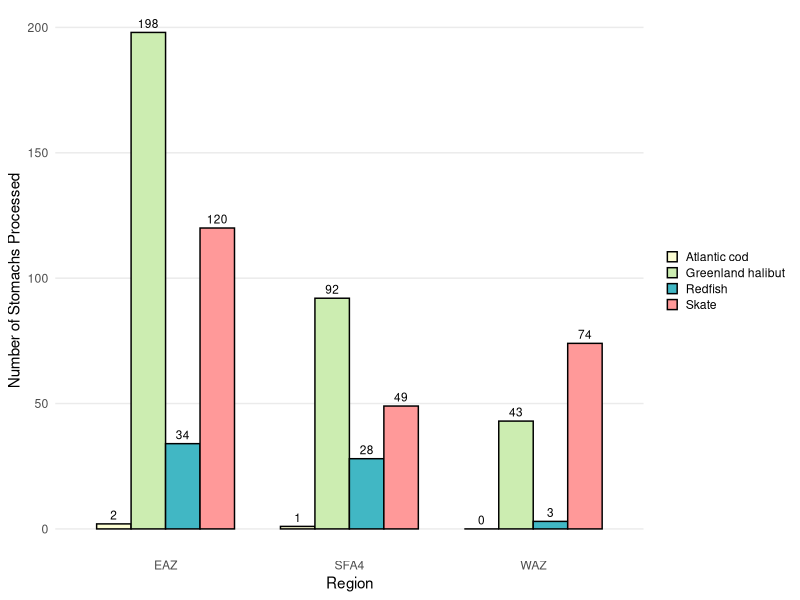

R code for this plot:
################################################################################
################################################################################
#                   Figure 4 Bar Samples per Zone - FINAL
################################################################################
################################################################################


# Author: Krista Kenyon (KAK)
# Date Created: May 10/2024
# Date Last Modified: June 14/2024 by KAK

# Document Purpose: Working document for creating the Figure 4 grouped bar chart.
    # Working in code is simpler and faster here than in the R Markdown document
        # R Markdown places code results below chunks, which can mean a lot of scrolling
        # Not worried about accidentally knitting the whole document when testing out different code chunks
    # Current version is up to date clean code.

# Document Sections:
    # Remaining Tasks
    # Load Libraries & Base Data
    # Code Chunk: Creating the Grouped Bar Figure
    # Additional Notes

# Code Chunk was transferred into the R Markdown Chunk 4: samples-zone


# To see tutorials, key webpages, and key videos I used to create and format the 
# bar chart, please see the 'Draft_Script_Fig04_Bar-sample-region.R' in the 'Draft Code' folder

# Those notes include sites and tutorials that assisted me with:
    # Creating figure dataset
    # GGPLOT2 Code for Grouped Pie Charts
    # additional ggplot2 arguments not used in this chart


################################################################################
#                            Remaining Tasks 
################################################################################


# cleaning up the code


################################################################################
#                         Load Libraries & Base Data          
################################################################################


### load libraries

library(ggplot2) 
library(tidyverse)
library(dplyr)
library(reshape2) 
library(viridis)                 # Fig 5 - color blind friendly palette
# library(ggrepel)               # formats figure labels so they don't overlap                   



### import data

prey <- read.csv('data/processed/2019_basePrey.csv')
pred <- read.csv('data/processed/2019_basePred.csv')


################################################################################
#                Code Chunk: Creating Fig 4 Grouped-Bar Chart 
################################################################################


# The purpose of this code chunk is to create Figure 4

# The sections of this code chunk are:
    # Creating a new dataframe for Figure 4
    # Creating and Formatting Figure 4 grouped-bar chart


################### Creating New Dataframe for Fig 4 ###########################


# This dataframe will detail the total sum of stomachs sampled per predator category in each region

# All code to check dataframe structure are commented out. If not they will produce outputs into the report.

# New Dataframe structure will need:
    # Two categorical variables:
        # x-axis: regions
        # fill: predator category
    # One numerical variable: 
        # y-axis: total samples per predator species per region

# library(reshape2) 
    # included in code chunk 'r setup'



### create Fig 4 dataframe: sum stomach samples per species, per region

wide.data <- dcast(pred, region~pred.name, value.var="sampled.stomach", sum)
    # creates a dataframe in a 'wide format' and we will want a 'long format' dataframe
    # Tutorial 1 in Fig 4 draft code doc

# wide.data



### converting 'wide format' to 'long format'

region.total <- melt(data = wide.data,                       # melt() converts from wide format (species spread across rows) to long format (species compiled into one row)
                     id.vars = "region",                     # id.vars : vector of variables I want to stack
                     measured.vars = c("Atlantic cod",       # measured.vars : identifies the columns that have the data I want to stack
                                       "Greenland halibut", 
                                       "Redfish", "Skate"),
                     variable.name = "pred.name",            # variable.name : what I want to call the stacked column
                     value.name = "stomach.sum")             # value.name : name of the column of my stacked measurements in my output data frame
    # Tutorial 2 in Fig 4 draft code doc
    
# region.total



### Checking Final Database Structure

# str(region.total)



### Saving Final Dataframe Structure 

# 'data.frame':	12 obs. of  3 variables:
# $ region     : chr  "EAZ" "SFA4" "WAZ" "EAZ" ...
# $ pred.name  : Factor w/ 4 levels "Atlantic cod",..: 1 1 1 2 2 2 3 3 3 4 ...
# $ stomach.sum: num  2 1 0 198 92 43 34 28 3 120 ...



### Exporting Figure 4 Dataframe

write.csv(region.total, 
          file="data/processed/2019_F4_region.total.csv",
          row.names = FALSE)


############### Building and Formatting the Grouped Bar Chart ##################


### Load Fig 4 dataframe

#region.total <- read.csv('data/processed/2019_F4_region.total.csv')



### Grouped Bar Chart

ggplot(data = region.total,
       aes(fill=pred.name, y=stomach.sum, x=region)) + 
  
  geom_bar(position = position_dodge(),                          # makes the bars beside each other while being compatible with more additional arguments than: position = "dodge"
           width = 0.75,                                         # defines width of bars
           stat="identity",
           color = "black") +                                    # makes black boarders around bars
  
  geom_text(aes(label = stomach.sum),                            # label bar chats based on y value
            vjust = -0.5,                                        # puts labels above bars
            size = 3,                                            # changes size of labels
            position = position_dodge(width = 0.75)) +           # matches the labels with our grouped bars (match widths in geom_text and geom_bar)
  
  scale_fill_manual(values = c("Atlantic cod" = "#FCFED4",       # above assigns colour to particular predator categories
                               "Greenland halibut" = "#CCEDB1", 
                               "Redfish" = "#41B7C4", 
                               "Skate" ="#FF9999" )) +
  
  theme_minimal() +                                              # minimal theme removes right/left boarders, x-axis directly below bars, removes gray background color
  
  theme(legend.title = element_blank(),                          # removes legend title
        legend.key.size = unit(3, "mm"),                         # adjusts width of legend color symbols
        legend.key.height = unit(3, "mm"),                       # adjusts height of legend color symbols 
        legend.key.spacing.y = unit(1, "mm"),                    # defines space between legend items
        panel.grid.minor = element_blank(),                      # removes all minor grid-lines 
        panel.grid.major.x = element_blank()) +                  # removes grid-lines along the x-axis
  
  labs(x = "Region",                                             # x-axis title
       y = "Number of Stomachs Processed",)                      # y-axis title


